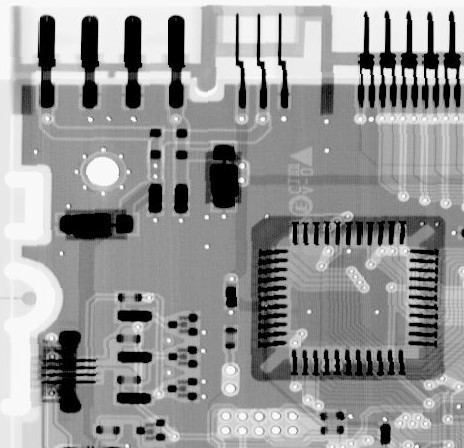
%> input picture 数字图像处理/lab2/sample.jpg, 464 x 448 px
$ octave lab2.m   (GNU Octave 9; MATLAB toolbox functions it lacks are replaced by stand-ins)
%> lines starting %> are read from the running program, lines starting %| are printed output that depends on the picture
clc;
clear;

%a
Sample = imread('sample.jpg');
%> Sample is the input picture: size 448x464x3 uint8; min 0, max 255, mean 150.8
%b
f1 = figure('Name','gaussian');
Sample = rgb2gray(Sample);
%> Sample: size 448x464 uint8
Sample_Gauss002 = imnoise(Sample,'gauss',0.002);
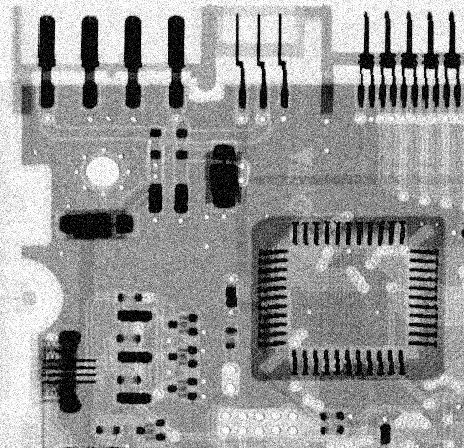
%> Sample_Gauss002: size 448x464 uint8; min 0, max 255, mean 151.3
subplot(2,5,1)
imshow(Sample_Gauss002);
title('Gauss 0.002');
Sample_Gauss004 = imnoise(Sample,'gauss',0.004);
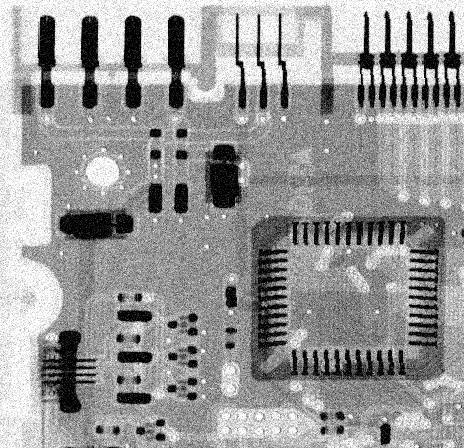
%> Sample_Gauss004: size 448x464 uint8; min 0, max 255, mean 151.8
subplot(2,5,6);
imshow(Sample_Gauss004);
title('Gauss 0.004');
%c
ave33 = fspecial('average',3);
for i = 1:size(ave33,1)
    for j = 1:size(ave33,2)
        ave33(i,j) = -1;
    end
end
ave33(2,2) = 9;

%d-e
ave55 = fspecial('average',5);
for i = 1:size(ave55,1)
    for j = 1:size(ave55,2)
        ave55(i,j) = -1;
    end
end
ave55(3,3) = 25;

subplot(2,5,2);
imshow(filter2(ave33,Sample_Gauss002));
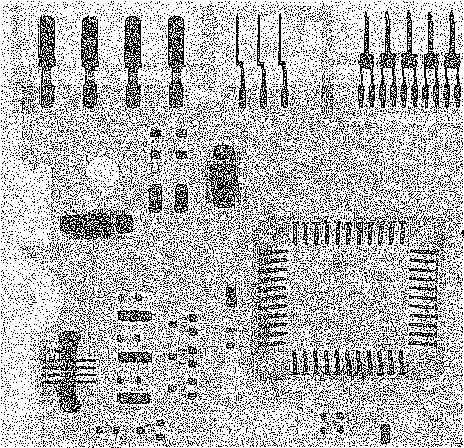
%> displayed picture: size 448x464, on the screen's scale of 0 to 255; 71.7% white; black in thin lines or dots
title('3x3 average');
subplot(2,5,3);
imshow(filter2(ave55,Sample_Gauss002));
title('5x5 average');
subplot(2,5,4);
imshow(medfilt2(Sample_Gauss002,[3,3]));
title('3x3 medium');
subplot(2,5,5);
imshow(medfilt2(Sample_Gauss002,[5,5]));
title('5x5 medium');

subplot(2,5,7);
imshow(filter2(ave33,Sample_Gauss004));
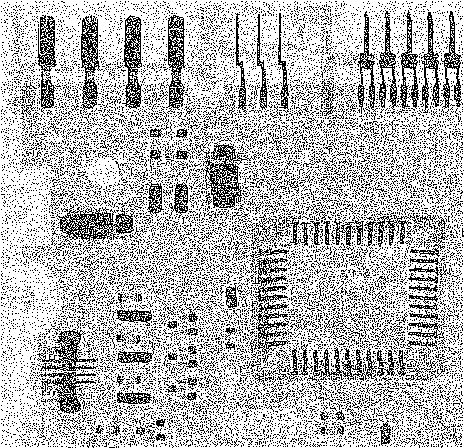
%> displayed picture: size 448x464, on the screen's scale of 0 to 255; 71.9% white; black in thin lines or dots
title('3x3 average');
subplot(2,5,8);
imshow(filter2(ave55,Sample_Gauss004));
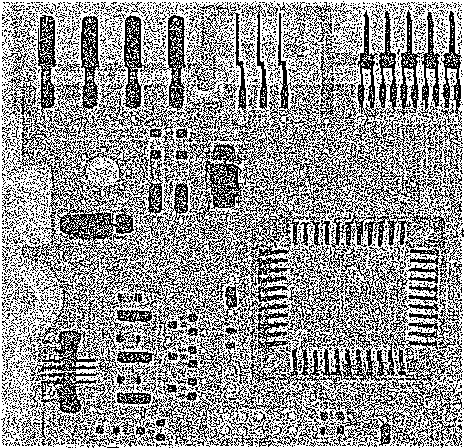
%> displayed picture: size 448x464, on the screen's scale of 0 to 255; 59.5% white; black in thin lines or dots
title('5x5 average');
subplot(2,5,9);
imshow(medfilt2(Sample_Gauss004,[3,3]));
title('3x3 medium');
subplot(2,5,10);
imshow(medfilt2(Sample_Gauss004,[5,5]));
title('5x5 medium');

%f-g
f2 = figure('Name','salt & pepper');
Sample_sp002 = imnoise(Sample,'salt & pepper',0.002);
Sample_sp004 = imnoise(Sample,'salt & pepper',0.004);
subplot(2,5,1);
imshow(Sample_sp002);
title('salt & pepper 0.002');

subplot(2,5,1);
imshow(Sample_sp002);
title('salt & pepper 0.002');
subplot(2,5,6);
imshow(Sample_sp004);
title('salt & pepper 0.004');

subplot(2,5,2);
imshow(filter2(ave33,Sample_sp002));
title('3x3 average');
subplot(2,5,3);
imshow(filter2(ave55,Sample_sp002));
title('5x5 average');
subplot(2,5,4);
imshow(medfilt2(Sample_sp002,[3,3]));
title('3x3 medium');
subplot(2,5,5);
imshow(medfilt2(Sample_sp002,[5,5]));
title('5x5 medium');

subplot(2,5,7);
imshow(filter2(ave33,Sample_sp004));
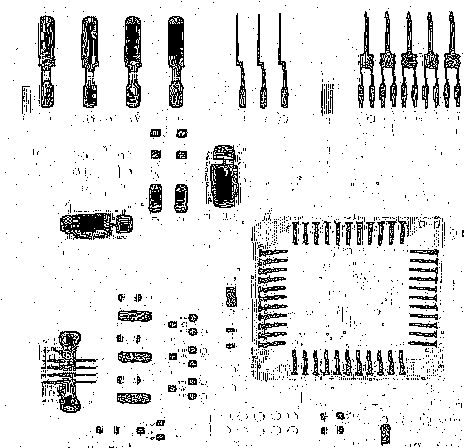
%> displayed picture: size 448x464, on the screen's scale of 0 to 255; 89.2% white; black in thin lines or dots
title('3x3 average');
subplot(2,5,8);
imshow(filter2(ave55,Sample_sp004));
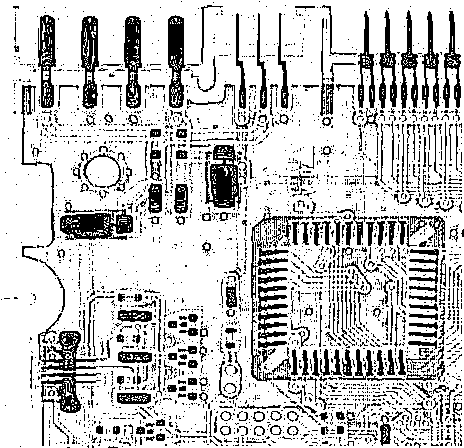
%> displayed picture: size 448x464, on the screen's scale of 0 to 255; 78% white; black in thin lines or dots
title('5x5 average');
subplot(2,5,9);
imshow(medfilt2(Sample_sp004,[3,3]));
title('3x3 medium');
subplot(2,5,10);
imshow(medfilt2(Sample_sp004,[5,5]));
title('5x5 medium');
